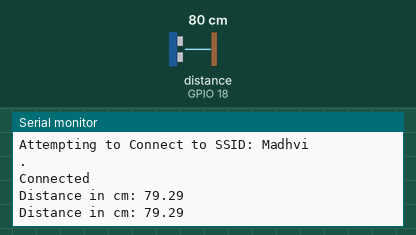
Recording of a sketch running on a simulated ESP32. On the bench: the last lines printed to the serial monitor. The test bench sets the inputs (shaded band); at power-on: distance to the obstacle (sensor on GPIO 18) 80 cm. The echo pulse lasts 58.3 µs per cm; WiFi joins after 1.5 s; servers stay silent unless stated.

Above: at 7.4 s.
7.5 s: distance to the obstacle (sensor on GPIO 18) set to 2 cm
At 9.5 s:
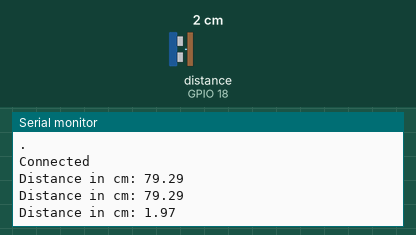
10.3 s: distance to the obstacle (sensor on GPIO 18) set to 4 cm
At 12.3 s:
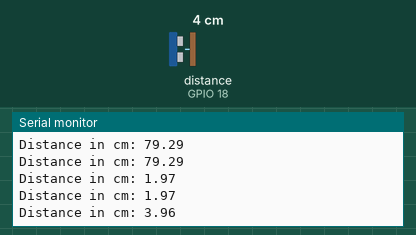
Timing chart, 0 to 13.8 s (numbered marks = the images above; inputs shaded):
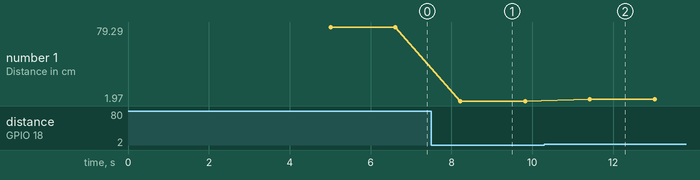

Measured:
- after the input at 7.5 s, the serial monitor: prints a new line after 0.72 s (image 1)
- after the input at 10.3 s, the serial monitor: prints a new line after 1.1 s (image 2)
- plotted number 1: 79.29 → 1.97 after the input at 7.5 s, 1.97 → 3.96 after the input at 10.3 s

The sketch:

Ultrasonic_sensor.ino
```cpp
#include <DHT_U.h>

#include "ThingSpeak.h"
#include "WiFi.h"

char ssid[] = "Madhvi";
char pass[] = "rohitmadhvi1617@";

#define HTU21DPIN 21
#define HTU22DPIN 22

const int trigger = 5;
const int echo = 18;
long T;
float distanceCM;
WiFiClient client;

//-------ThingSpeak Details------//
unsigned long myChannelField = 1644747;
const int ChannelField1 = 3;
const int ChannelField2 = 4;
const char * myWriteAPIKey = "42SICECWTRZYV734";

void setup() {
  // put your setup code here, to run once:
Serial.begin(115200);
pinMode(trigger, OUTPUT);
pinMode(echo, INPUT);
WiFi.mode(WIFI_STA);
ThingSpeak.begin(client);

}

void loop() {
  // -------------WiFi--------------//

  if(WiFi.status()!= WL_CONNECTED)
  {
    Serial.print("Attempting to Connect to SSID: ");
    Serial.println(ssid);

  while(WiFi.status()!= WL_CONNECTED)
  {
    WiFi.begin(ssid,pass);
    Serial.print(".");
    delay(5000);
  }

  Serial.println("\nConnected");
}

digitalWrite(trigger, LOW);
delay(1);
digitalWrite(trigger, HIGH);
delayMicroseconds(10);
digitalWrite(trigger, LOW);
T = pulseIn(echo, HIGH);
distanceCM = (T * 0.034)/2;
Serial.print("\nDistance in cm: ");
Serial.print(distanceCM);

ThingSpeak.writeField(myChannelField, ChannelField1, distanceCM, myWriteAPIKey);
ThingSpeak.writeField(myChannelField, ChannelField2, T, myWriteAPIKey);

delay(1000);
}
```
